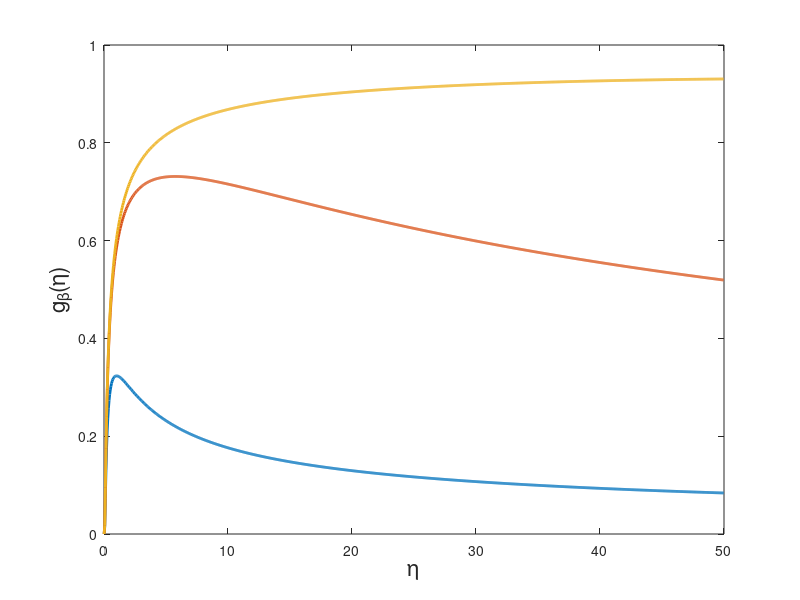
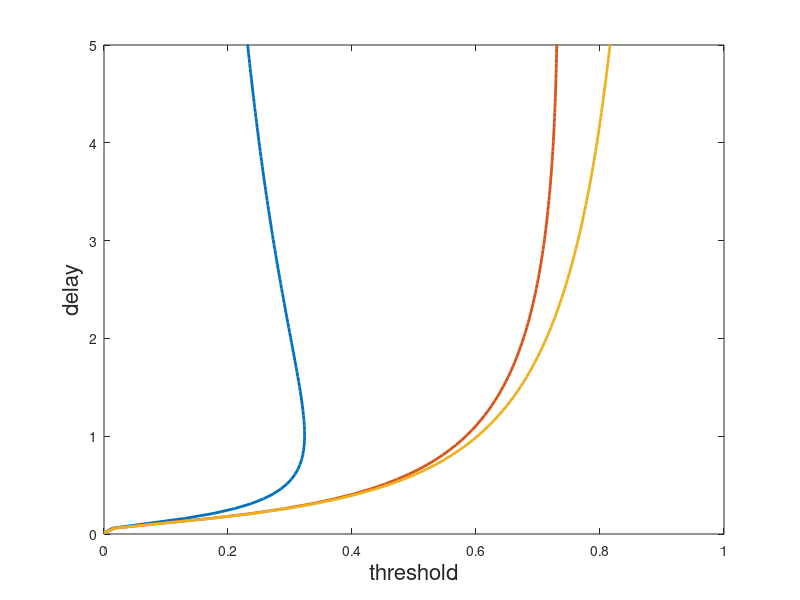
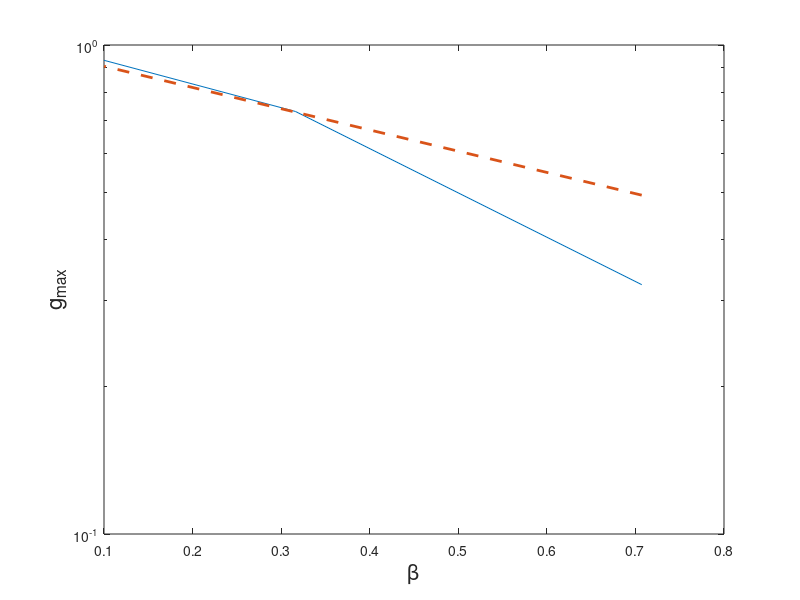

The MATLAB script that drew these images, in order:

%-------------------------------------------------------------------
%
% The fire-diffuse-fire model.
%
% For Chapter 7, Section 7.8.1 of
% Keener and Sneyd, Mathematical Physiology, 3rd Edition, Springer.
%
% Written by James Keener and James Sneyd
%
%-------------------------------------------------------------------

clear all
close all
clc

betalist=[0.5;0.1;0.01]; %;5;10;50;100];
J = length(betalist);
dkappa = 0.001;
eta = [.01:.05:50];
for j = 1:J
    beta = betalist(j);
    for n = 1:1000
        g(n,:) = sqrt(1./(4*pi*n*eta)).*exp(-n./(4*eta) - beta^2*n);
    end    
    G(j,:) = sum(g);
    K(j) = beta;
end

figure(1)
    plot(eta,G,'linewidth',2)
    xlabel('\eta','fontsize',16)
    ylabel('g_\beta(\eta)','fontsize',16)

figure(2)
    plot(G,eta,'linewidth',2)
    ylabel('delay','fontsize',16)
    xlabel('threshold','fontsize',16)
    axis([0 1 0 5])

figure(3)
    semilogy(sqrt(betalist),max(G'),sqrt(betalist),exp(-sqrt(betalist)),'--','linewidth',2)
    xlabel('\beta','fontsize',16)
    ylabel('g_{max}','fontsize',16)
